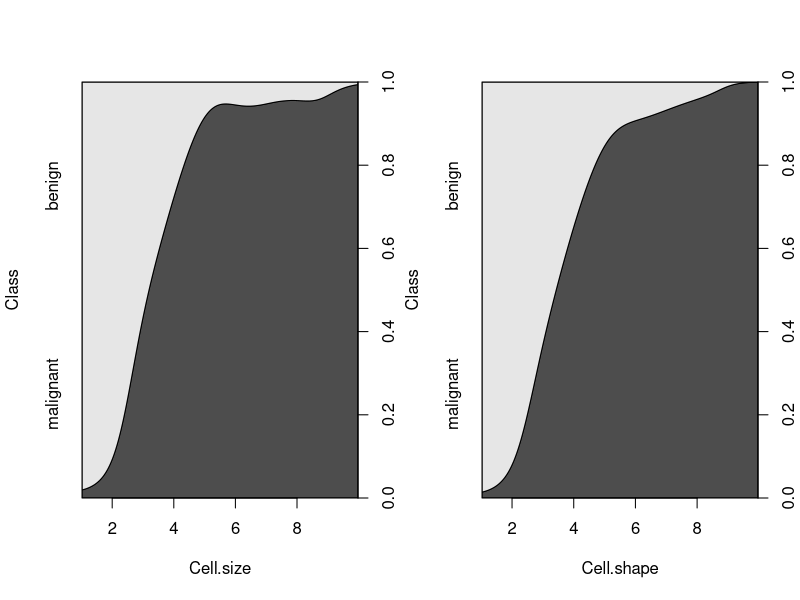
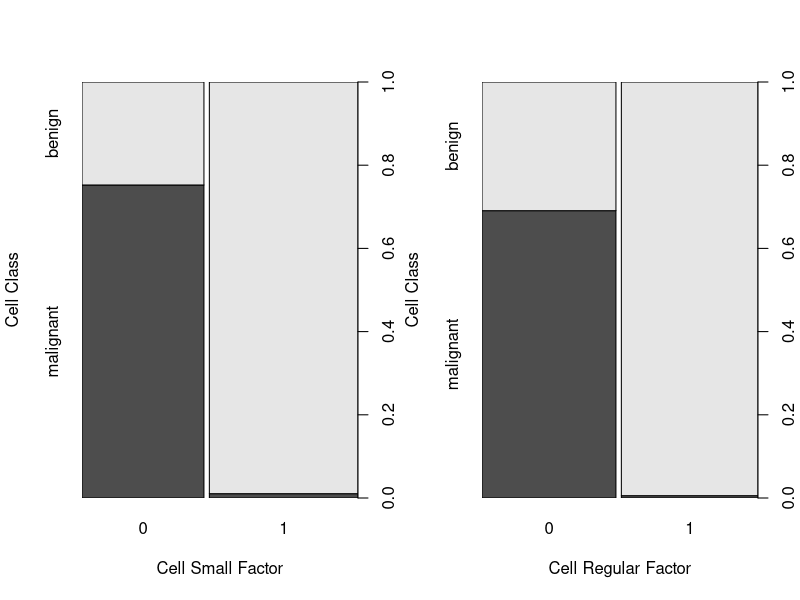
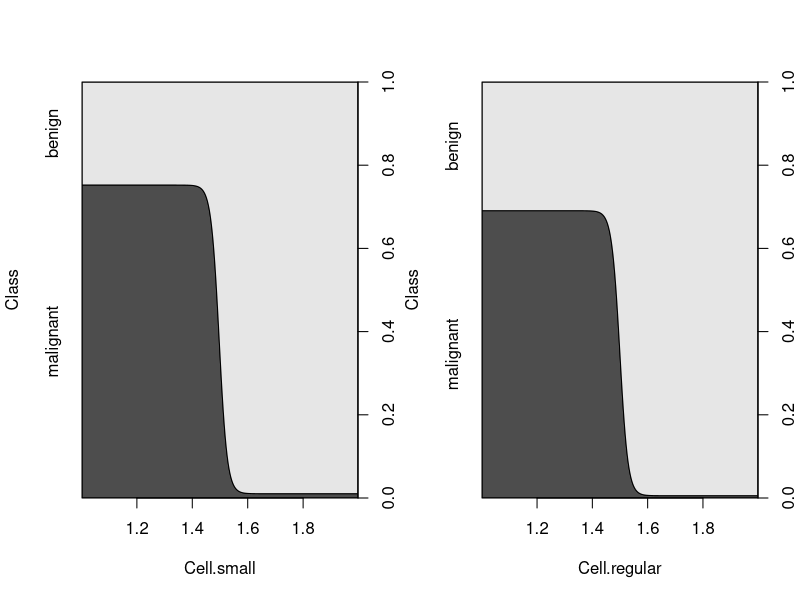

Write the R code that produced these figures, in order.
## ---- chunk 1
#load mlbench and take a look at BreastCancer
library(mlbench)
data(BreastCancer)
str(BreastCancer)
head(BreastCancer)
summary(BreastCancer$Class)
#percent of each class
classsum <- summary(BreastCancer$Class)
ben <- classsum[[1]]/sum(classsum)
mal <- classsum[[2]]/sum(classsum)
print(paste("Benign % = ", ben))
print(paste("Malignant % = ", mal))
## ---- chunk 2
#load mlbench and take a look at BreastCancer
glm0 <- glm(Class~Cell.size+Cell.shape, family = "binomial", data = BreastCancer)
summary(glm0)
## ---- chunk 3
#adding Cell.small and Cell.regular columns
BreastCancer$Cell.small <- as.factor(ifelse(BreastCancer$Cell.size==1, 1, 0))
BreastCancer$Cell.regular <- as.factor(ifelse(BreastCancer$Cell.shape==1, 1, 0))
summary(BreastCancer$Cell.size)
summary(BreastCancer$Cell.shape)
summary(BreastCancer$Cell.small)
summary(BreastCancer$Cell.regular)
## ---- chunk 4
#conditional density plots with Cell.size and Cell.shape
attach(BreastCancer)
par(mfrow=c(1,2))
cdplot(y = Class, x = Cell.size)
cdplot(y = Class, x = Cell.shape)
## ---- chunk 5
#plots with new columns
par(mfrow=c(1,2))
plot(y = Class, x = Cell.small, xlab = "Cell Small Factor", ylab = "Cell Class")
plot(y = Class, x = Cell.regular, xlab = "Cell Regular Factor", ylab = "Cell Class")
cdplot(y = Class, x = Cell.small)
cdplot(y = Class, x = Cell.regular)
sum(Class=='malignant' & Cell.small==1)/nrow(BreastCancer)
sum(Class=='malignant' & Cell.small==0)/nrow(BreastCancer)
sum(Class=='malignant' & Cell.regular==1)/nrow(BreastCancer)
sum(Class=='malignant' & Cell.regular==0)/nrow(BreastCancer)
## ---- chunk 6
#divide BreastCancer into two data sets
set.seed(1234)
i <- sample(1:nrow(BreastCancer), nrow(ChickWeight)*0.8,
replace=FALSE)
train <- BreastCancer[i,]
test <- BreastCancer[-i,]
## ---- chunk 7
#logistic regression classifier for Class given Cell.small and Cell.regular
glm1 <- glm(Class~Cell.small+Cell.regular, data=train, family=binomial)
summary(glm1)
## ---- chunk 8
#test the model on the test data and compute accuracy
library(e1071)
probs <- predict(glm1, newdata=test, type="response")
pred1 <- ifelse(probs>0.5, 'malignant', 'benign')
acc <- mean(pred1==test$Class)
acc
library(caret) 
confusionMatrix(as.factor(pred1), test$Class)
## ---- chunk 9
#coefficients
glm1$coefficients[]
smallodds <- exp(glm1$coefficients[2])
smallprob <- (smallodds)/(1 + smallodds)
smallprob
sum(Class=='malignant' & Cell.small==1)/nrow(BreastCancer)
## ---- chunk 10
#two more models using just small or regular
glm_small <- glm(Class~Cell.small, data=train, family=binomial)
glm_regular <- glm(Class~Cell.regular, data=train, family=binomial)
anova(glm_small, glm_regular, glm1)
summary(glm_small)
summary(glm_regular)
## ---- chunk 11
#naive bayes model with small and regular
library(e1071)
nb1 <- naiveBayes(Class~Cell.small+Cell.regular , data=train)
nb1
summary(nb1)
## ---- chunk 12
#predict with naive bayes model
pred2 <- predict(nb1, newdata=test, type="class")
acc <- mean(pred2==test$Class)
acc 
confusionMatrix(pred2, test$Class) 
